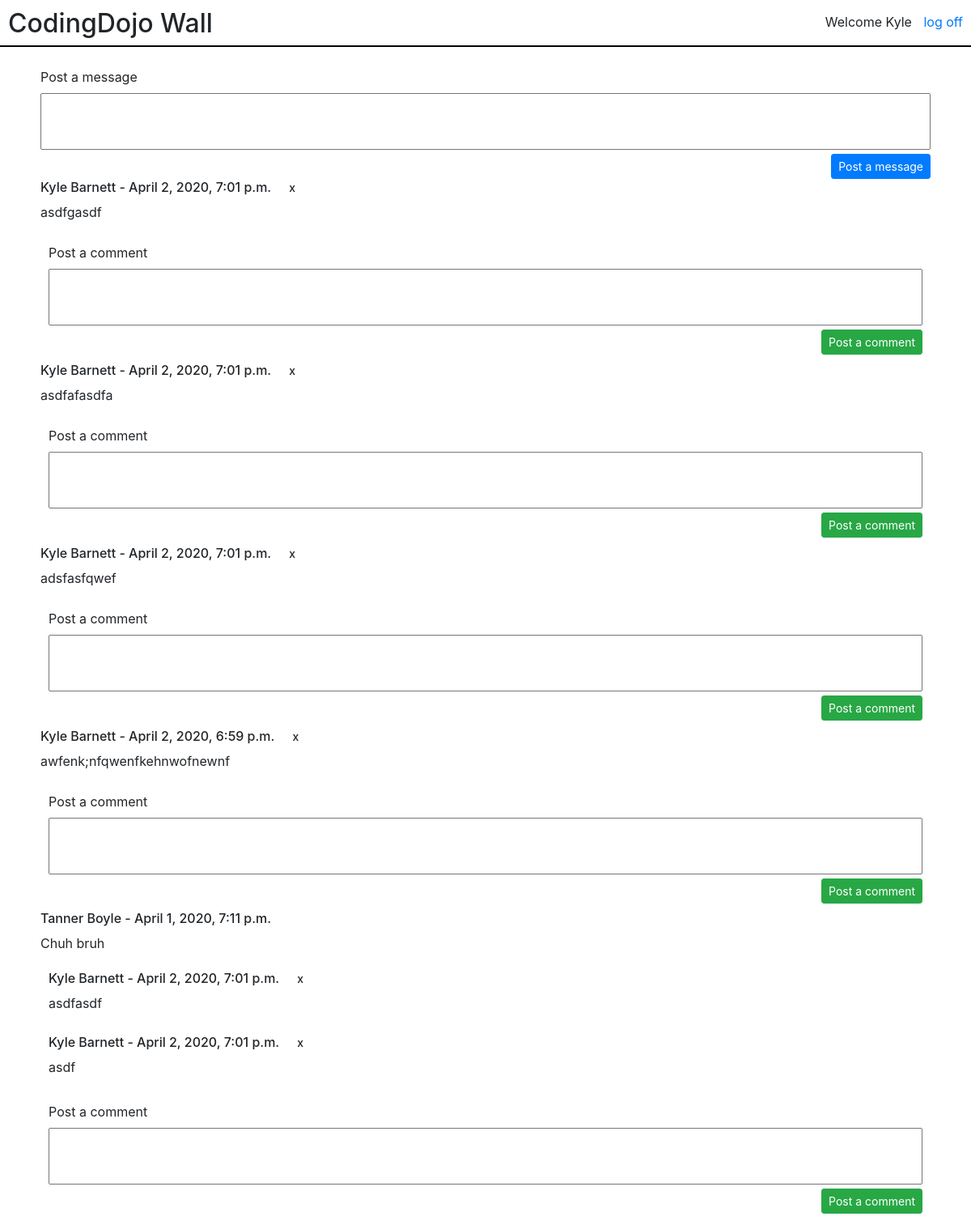
/wall/ (signed in), run on the app's committed database.
### login/models.py (models this page shows)
class User(models.Model):
	first_name = models.CharField(max_length=255)
	last_name = models.CharField(max_length=255)
	email = models.CharField(max_length=255)
	birthday = models.DateField()
	password_hash = models.CharField(max_length=60)
	created_at = models.DateTimeField(auto_now_add=True)
	updated_at = models.DateTimeField(auto_now=True)
	objects = UserManager()

### wall/models.py (models this page shows)
class Message(models.Model):
	message = models.TextField()
	user = models.ForeignKey(User, related_name="messages", on_delete = models.CASCADE)
	created_at = models.DateTimeField(auto_now_add=True)
	updated_at = models.DateTimeField(auto_now=True)

class Comment(models.Model):
	comment = models.TextField()
	user = models.ForeignKey(User, related_name="comments", on_delete = models.CASCADE)
	message = models.ForeignKey(Message, related_name="comments", on_delete = models.CASCADE)
	created_at = models.DateTimeField(auto_now_add=True)
	updated_at = models.DateTimeField(auto_now=True)

### wall/views.py (the view)
# urls.py: path('', views.render_wall),
def render_wall(request):
	if request.session['logged_on']:
		context = {
			'posts': Message.objects.all().order_by('-created_at')
		}
		return render(request, 'wall.html', context)
	else:
		return redirect('/')

### wall/templates/wall.html (shortened to what this page needs)
<!DOCTYPE html>
<html>
<head>
	<link rel="stylesheet" href="https://stackpath.bootstrapcdn.com/bootstrap/4.4.1/css/bootstrap.min.css">
	{% load static %}
	<link rel="stylesheet" type="text/css" href="{% static 'wall_style.css' %}">
</head>
<body>
	<div id="header">
		<h2>CodingDojo Wall</h2>
		<div id="greeting">
			<p>Welcome {{request.session.first_name}}</p>
			<a href="/logout">log off</a>
		</div>
	</div>
	<div id="content">
		<div id="new_content">
			<form action="post_message" method="post">
				<label for="new_message">Post a message</label>
				<input type="text" name="new_message">
				<button class="btn btn-primary btn-sm" type="submit">Post a message</button>
			</form>
		</div>
		<div id="all_messages">
			{% for post in posts %}
			<div class="post {{post.user.id}}" id="{{post.id}}">
				<div class="text">
					<h6>
						{{post.user.first_name}} {{post.user.last_name}} - {{post.created_at}}
						<a class="btn-sm btn-outline-danger delete">x</a>
					</h6>
					<p id="{{post.id}}">{{post.message}}</p>
				</div>
				{% for comment in post.comments.all %}
					<div class="comment {{comment.user_id}}" id="{{comment.id}}">
						<div class="text">
							<h6>
								{{comment.user.first_name}} {{comment.user.last_name}} - {{comment.created_at}}
								<a class="btn-sm btn-outline-danger delete">x</a>
							</h6>
							<p id="{{comment.id}}">{{comment.comment}}</p>
						</div>
					</div>
				{% endfor %}
				<div id="new_content">
					<form action="post_comment" method="post">
						<label for="new_comment">Post a comment</label>
						<input type="text" name="new_comment">
						<button class="btn btn-success btn-sm" type="submit">Post a comment</button>
					</form>
				</div>
			</div>
			{% endfor %}
		</div>
	</div>
</body>
</html>

### wall/static/wall_style.css (style rules this page uses)
#header { width: 100%; border-bottom: 2px solid black; }
#header h2 { display: inline-block; vertical-align: bottom; padding-top: 10px; padding-left: 10px; }
#greeting { display: inline-block; float: right; margin-top: 15px; margin-right: 10px; }
#greeting p { display: inline-block; }
#greeting a { display: inline-block; padding-left: 10px; }
#content { padding: 15px 40px; }
#new_content { padding: 10px 10px 25px; }
#new_content form label { display: block; }
#new_content form input { display: block; width: 100%; height: 70px; }
#new_content .btn { float: right; margin-top: 5px; }
.post { padding: 10px; }
.btn-outline-danger { margin-left: 10px; }
.text { display: inline-block; width: 95%; }
.comment { padding: 5px 10px; }

### data on the page
User: session.first_name "Kyle"
Message: user.first_name "Kyle", user.last_name "Barnett", created_at "April 2, 2020, 7:01 p.m.", message "asdfgasdf"
Message: user.first_name "Kyle", user.last_name "Barnett", created_at "April 2, 2020, 7:01 p.m.", message "asdfafasdfa"
Message: user.first_name "Kyle", user.last_name "Barnett", created_at "April 2, 2020, 7:01 p.m.", message "adsfasfqwef"
Message: user.first_name "Kyle", user.last_name "Barnett", created_at "April 2, 2020, 6:59 p.m.", message "awfenk;nfqwenfkehnwofnewnf"
Message: user.first_name "Tanner", user.last_name "Boyle", created_at "April 1, 2020, 7:11 p.m.", message "Chuh bruh"
Comment: user.first_name "Kyle", user.last_name "Barnett", created_at "April 2, 2020, 7:01 p.m.", comment "asdfasdf"
Comment: user.first_name "Kyle", user.last_name "Barnett", created_at "April 2, 2020, 7:01 p.m.", comment "asdf"
